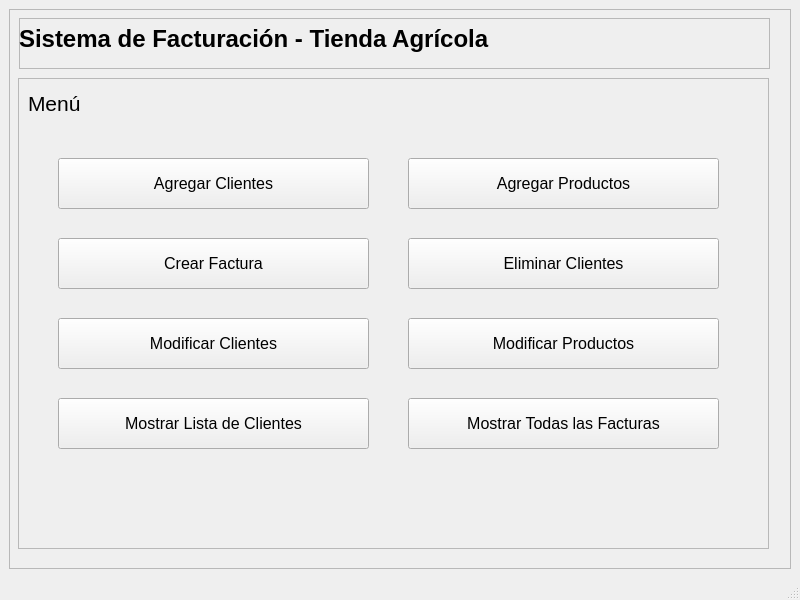
<?xml version="1.0" encoding="UTF-8"?>
<ui version="4.0">
 <class>MainWindow</class>
 <widget class="QMainWindow" name="MainWindow">
  <property name="geometry">
   <rect>
    <x>0</x>
    <y>0</y>
    <width>800</width>
    <height>600</height>
   </rect>
  </property>
  <property name="windowTitle">
   <string>MainWindow</string>
  </property>
  <widget class="QWidget" name="centralwidget">
   <layout class="QVBoxLayout" name="verticalLayout">
    <item>
     <widget class="QFrame" name="frame">
      <property name="frameShape">
       <enum>QFrame::StyledPanel</enum>
      </property>
      <property name="frameShadow">
       <enum>QFrame::Raised</enum>
      </property>
      <widget class="QFrame" name="frame_2">
       <property name="geometry">
        <rect>
         <x>10</x>
         <y>9</y>
         <width>751</width>
         <height>51</height>
        </rect>
       </property>
       <property name="frameShape">
        <enum>QFrame::StyledPanel</enum>
       </property>
       <property name="frameShadow">
        <enum>QFrame::Raised</enum>
       </property>
       <widget class="QLabel" name="label_sistema_facturacion">
        <property name="geometry">
         <rect>
          <x>0</x>
          <y>0</y>
          <width>651</width>
          <height>41</height>
         </rect>
        </property>
        <property name="font">
         <font>
          <pointsize>18</pointsize>
          <weight>75</weight>
          <bold>true</bold>
         </font>
        </property>
        <property name="text">
         <string>Sistema de Facturación - Tienda Agrícola</string>
        </property>
       </widget>
      </widget>
      <widget class="QFrame" name="frame_3">
       <property name="geometry">
        <rect>
         <x>9</x>
         <y>69</y>
         <width>751</width>
         <height>471</height>
        </rect>
       </property>
       <property name="frameShape">
        <enum>QFrame::StyledPanel</enum>
       </property>
       <property name="frameShadow">
        <enum>QFrame::Raised</enum>
       </property>
       <widget class="QLabel" name="label_menu">
        <property name="geometry">
         <rect>
          <x>10</x>
          <y>10</y>
          <width>81</width>
          <height>31</height>
         </rect>
        </property>
        <property name="font">
         <font>
          <pointsize>16</pointsize>
         </font>
        </property>
        <property name="text">
         <string>Menú</string>
        </property>
       </widget>
       <widget class="QPushButton" name="pushButton_agregar_clientes">
        <property name="geometry">
         <rect>
          <x>40</x>
          <y>80</y>
          <width>311</width>
          <height>51</height>
         </rect>
        </property>
        <property name="font">
         <font>
          <pointsize>12</pointsize>
         </font>
        </property>
        <property name="text">
         <string>Agregar Clientes</string>
        </property>
       </widget>
       <widget class="QPushButton" name="pushButton_agregar_productos">
        <property name="geometry">
         <rect>
          <x>390</x>
          <y>80</y>
          <width>311</width>
          <height>51</height>
         </rect>
        </property>
        <property name="font">
         <font>
          <pointsize>12</pointsize>
         </font>
        </property>
        <property name="text">
         <string>Agregar Productos</string>
        </property>
       </widget>
       <widget class="QPushButton" name="pushButton_crear_factura">
        <property name="geometry">
         <rect>
          <x>40</x>
          <y>160</y>
          <width>311</width>
          <height>51</height>
         </rect>
        </property>
        <property name="font">
         <font>
          <pointsize>12</pointsize>
         </font>
        </property>
        <property name="text">
         <string>Crear Factura</string>
        </property>
       </widget>
       <widget class="QPushButton" name="pushButton_eliminar_clientes">
        <property name="geometry">
         <rect>
          <x>390</x>
          <y>160</y>
          <width>311</width>
          <height>51</height>
         </rect>
        </property>
        <property name="font">
         <font>
          <pointsize>12</pointsize>
         </font>
        </property>
        <property name="text">
         <string>Eliminar Clientes</string>
        </property>
       </widget>
       <widget class="QPushButton" name="pushButton_modificar_clientes">
        <property name="geometry">
         <rect>
          <x>40</x>
          <y>240</y>
          <width>311</width>
          <height>51</height>
         </rect>
        </property>
        <property name="font">
         <font>
          <pointsize>12</pointsize>
         </font>
        </property>
        <property name="text">
         <string>Modificar Clientes</string>
        </property>
       </widget>
       <widget class="QPushButton" name="pushButton_modificar_productos">
        <property name="geometry">
         <rect>
          <x>390</x>
          <y>240</y>
          <width>311</width>
          <height>51</height>
         </rect>
        </property>
        <property name="font">
         <font>
          <pointsize>12</pointsize>
         </font>
        </property>
        <property name="text">
         <string>Modificar Productos</string>
        </property>
       </widget>
       <widget class="QPushButton" name="pushButton_mostrar_lista">
        <property name="geometry">
         <rect>
          <x>40</x>
          <y>320</y>
          <width>311</width>
          <height>51</height>
         </rect>
        </property>
        <property name="font">
         <font>
          <pointsize>12</pointsize>
         </font>
        </property>
        <property name="text">
         <string>Mostrar Lista de Clientes</string>
        </property>
       </widget>
       <widget class="QPushButton" name="pushButton_mostrar_facturas">
        <property name="geometry">
         <rect>
          <x>390</x>
          <y>320</y>
          <width>311</width>
          <height>51</height>
         </rect>
        </property>
        <property name="font">
         <font>
          <pointsize>12</pointsize>
         </font>
        </property>
        <property name="text">
         <string>Mostrar Todas las Facturas</string>
        </property>
       </widget>
      </widget>
     </widget>
    </item>
   </layout>
  </widget>
  <widget class="QStatusBar" name="statusbar"/>
 </widget>
 <resources/>
 <connections/>
</ui>
